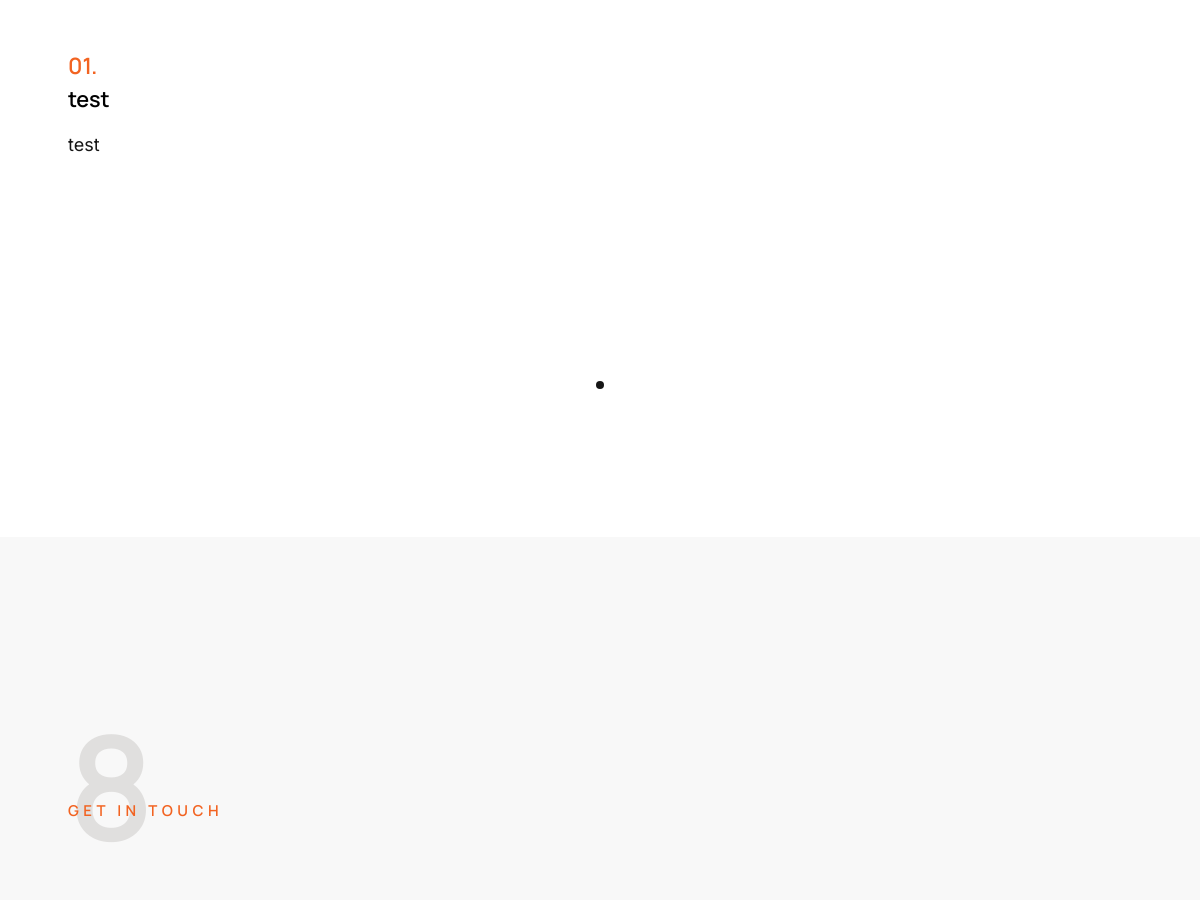
The app's page / (middle part), older data.
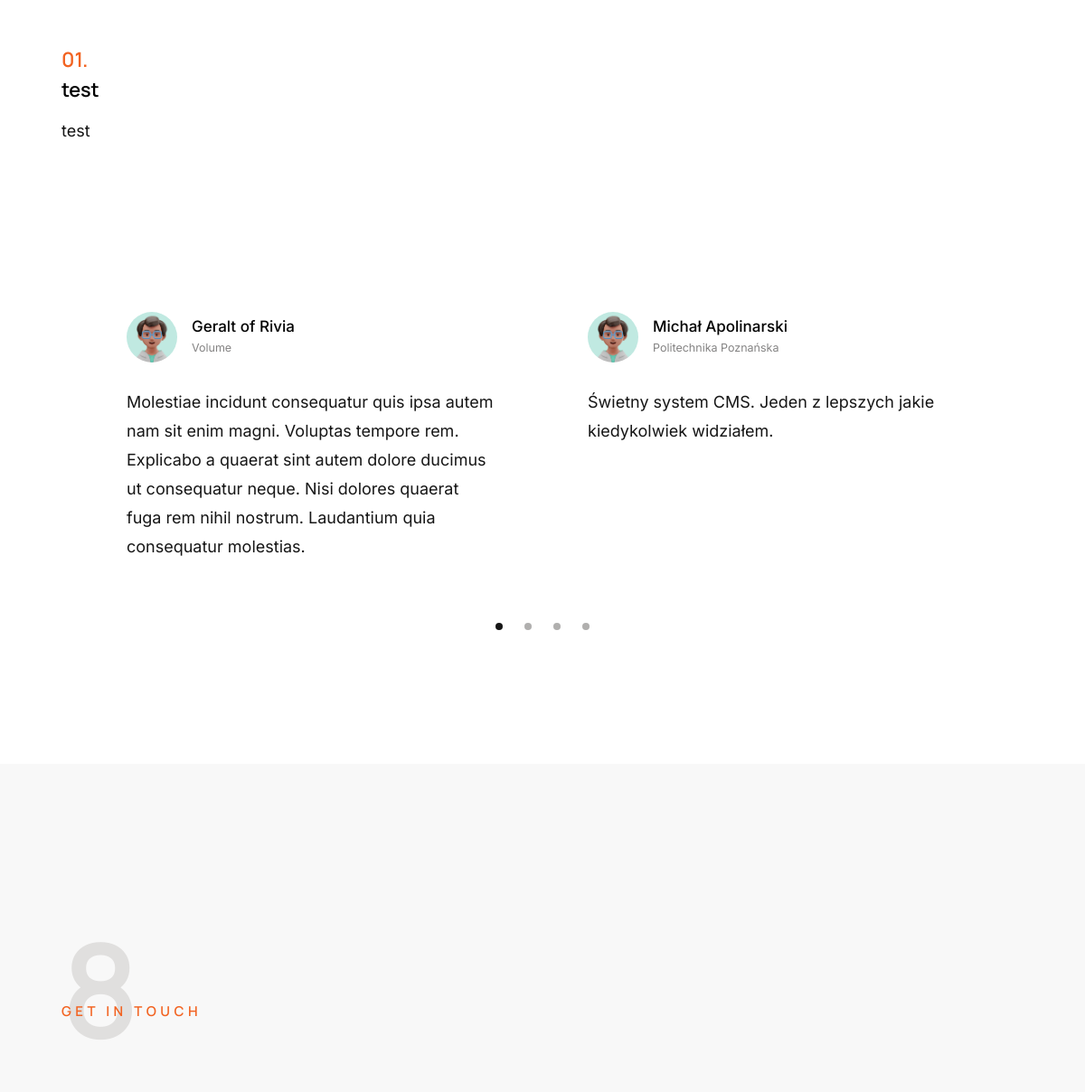
The same page, newer data.
### dashboard/models.py (models this page shows, shortened)
class Section(models.Model):
    id = models.AutoField(primary_key=True)
    is_active = models.BooleanField(default=False)
    order_number = models.SmallIntegerField(null=False)
    name = models.CharField(max_length=30, null=False)
    label = models.CharField(max_length=20, null=False)
    content = models.TextField()
    last_edited_by = models.ForeignKey(
        "auth.User", on_delete=models.CASCADE, related_name="edited_sections"
    )
    last_edited_date = models.DateTimeField(auto_now=True)
    class Meta:
        db_table = "sections"
        ordering = ["order_number"]
        constraints = [
            models.UniqueConstraint(
                fields=["order_number"], name="unique_section_order"
            )
        ]

class Review(models.Model):
    id = models.AutoField(primary_key=True)
    is_active = models.BooleanField(default=True)
    order_number = models.SmallIntegerField(null=False)
    author_name = models.CharField(max_length=30)
    author_surname = models.CharField(max_length=60)
    brand_id = models.ForeignKey(Brand, on_delete=models.CASCADE)
    content = models.TextField(null=False)
    section = models.ForeignKey(Section, on_delete=models.CASCADE)
    last_edited_by = models.ForeignKey("auth.User", on_delete=models.CASCADE, related_name="edited_reviews")
    last_edited_date = models.DateTimeField(auto_now=True)
    class Meta:
        db_table = "reviews"
        constraints = [models.UniqueConstraint(fields=['order_number'], name="unique_review_order")]

class Brand(models.Model):
    id = models.AutoField(primary_key=True)
    is_active = models.BooleanField(default=True)
    order_number = models.SmallIntegerField(null=False)
    name = models.CharField(max_length=30, null=False)
    logo = models.CharField(max_length=100000, null=False)
    section = models.ForeignKey(Section, on_delete=models.CASCADE, related_name="brands")
    last_edited_by = models.ForeignKey("auth.User", on_delete=models.CASCADE, related_name="edited_brands")
    last_edited_date = models.DateTimeField(auto_now=True)
    class Meta:
        db_table = "brands"
        ordering = ["order_number"]
        constraints = [models.UniqueConstraint(fields=['order_number'], name="unique_brand_order")]
    def __str__(self):
        return self.name

### dashboard/views.py (the view)
# urls.py: path("", views.home, name="home"),
def home(request):
    sections = Section.objects.filter(is_active=True).order_by("order_number")
    video = Video.objects.filter(is_active=True).first()
    social_medias = get_active_social_media()
    brands = get_active_brands()
    works = get_active_works()
    reviews = get_active_reviews()
    all_subscribers = get_all_subscribers()
    return render(
        request,
        "Mueller_1_0_0/index.html",
        {"sections": sections, "video": video, "social_medias": social_medias, "brands": brands, "works": works, "reviews": reviews, "all-subscribers": all_subscribers},
    )

### dashboard/views.py (called while the page is built)
def get_active_social_media():
    return SocialMedia.objects.filter(is_active=True).order_by("order_number")

def get_active_brands():
    return Brand.objects.filter(is_active=True).order_by("order_number")

def get_active_works():
    return Work.objects.filter(is_active=True).order_by("order_number")

def get_active_reviews():
    return Review.objects.filter(is_active=True).order_by("order_number")

def get_all_subscribers():
    return Subscriber.objects.all().order_by("email")

### dashboard/templates/Mueller_1_0_0/index.html (shortened to what the changed rows need)
{% load static %}
<!DOCTYPE html>
<html lang="en" class="no-js">
  <head>
    <link rel="stylesheet" href="{% static 'css/vendor.css' %}" />
    <link rel="stylesheet" href="{% static 'css/styles.css' %}" />
  </head>
  <body id="top">
    <div id="page" class="s-pagewrap">
      <section id="content" class="s-content">
        {% for section in sections %}
            {% if section.name != 'intro' and section.name != 'footer' %}
                {% if section.name == 'services' %}
                    <section id="services" class="s-services target-section">
                        {{ section.content|safe }}
                        <div class="row services-list list-block block-lg-one-half block-tab-whole">
                            {% for service in section.services.all %}
                            <div class="column list-block__item">
                                <div class="list-block__title">
                                    <div class="list-block__icon">
                                        {{ service.icon|safe }}
                                    </div>
                                    <h3 class="h5">{{ service.name }}</h3>
                                </div>
                                <div class="list-block__text">
                                    {{ service.description|safe }}
                                </div>
                            </div>
                            {% endfor %}
                        </div>
                    </section>
                {% elif section.name == 'folio' %}
                    <section id="folio" class="s-folio target-section">
                      <div class="row section-header light-on-dark" data-num="3">
                        <h3 class="column lg-12 section-header__pretitle text-pretitle">Recent Works</h3>
                        <div class="column lg-6 stack-on-1100 section-header__primary">
                          <h2 class="title text-display-1">
                            Here are some of our favorite projects we have done lately. Feel
                            free to check them out.
                          </h2>
                        </div>
                        <div class="column lg-6 stack-on-1100 section-header__secondary">
                          <p class="desc">
                            Quia iusto totam facilis ut atque quidem quis maiores iure. Facilis
                            mollitia enim illo sed et totam commodi. Velit a recusandae sequi
                            consequatur est dolorum eaque.
                          </p>
                        </div>
                      </div>
                      <div id="bricks" class="row bricks">
                        <div class="column lg-12 masonry">
                          <div class="bricks-wrapper">
                            <div class="grid-sizer"></div>
                            {% for work in works %}
                              <article class="brick entry">
                                <a href="#modal-{{ work.id }}" class="entry__link">
                                  <div class="entry__thumb">
                                    <img src="/media/{{ work.img }}" alt="{{ work.name }}"/>
                                  </div>
                                  <div class="entry__info">
                                    <div class="entry__cat">{{ work.tags }}</div>
                                    <h4 class="entry__title">{{ work.name }}</h4>
                                  </div>
                                </a>
                              </article>
                            {% endfor %}
                          </div>
                        </div>
                      </div>
                      {% for work in works %}
                        <div id="modal-{{ work.id }}" hidden>
                          <div class="modal-popup">
                            <img src="/media/{{ work.img }}" alt="{{ work.name }}" class="image-fixed-size-work" />
                            <div class="modal-popup__desc">
                              <h5>{{ work.name }}</h5>
                              <p>{{ work.description }}</p>
                              <ul class="modal-popup__cat">
                                <li>{{ work.tags }}</li>
                              </ul>
                            </div>
                            <a href="{{ work.link }}" class="modal-popup__details" target="_blank">
                              Project link
                            </a>
                          </div>
                        </div>
                      {% endfor %}
                      <div class="s-clients row">
                        <div class="column lg-12">
                          <div class="row section-header">
                            <div class="column lg-12">
                              <h3 class="title text-display-1">
                                Brands we have had priveledge to work with
                              </h3>
                            </div>
                          </div>
                          <div class="row clients-list block-lg-one-fourth block-md-one-third block-tab-one-half block-stack">
                            {% for brand in brands %}
                              <div class="column clients-list__item">
                                <a>
                                  <svg viewBox="0 0 510 175" xmlns="http://www.w3.org/2000/svg">
                                    {{ brand.logo|safe }}
                                  </svg>
                                </a>
                              </div>
                            {% endfor %}
                          </div>
                        </div>
                      </div>
                    </section>
                {% elif section.name == 'testimonials' %}
                    <section id="testimonials" class="s-testimonials">
                      <div class="row s-testimonials__content">
                        <div class="column lg-12">
                          <div class="swiper-container s-testimonials__slider">
                            <div class="swiper-wrapper">
                              {% for review in reviews %}
                                <div class="s-testimonials__slide swiper-slide">
                                    <div class="s-testimonials__author">
                                        <img
                                          src="{% static 'dashboard/assets/images/profile/user-3.jpg' %}"
                                          alt="Author image"
                                          class="s-testimonials__avatar"
                                        />
                                        <cite class="s-testimonials__cite">
                                            <strong>{{ review.author_name }} {{ review.author_surname }}</strong>
                                            <span>{{ review.brand_id }}</span>
                                        </cite>
                                    </div>
                                    <p>
                                        {{ review.content }}
                                    </p>
                                </div>
                              {% endfor %}
                            </div>
                            <div class="swiper-pagination"></div>
                          </div>
                        </div>
                      </div>
                    </section>
                {% else %}
                    <section id="{{ section.name }}" class="s-{{ section.name }} target-section">
                        {{ section.content|safe }}
                    </section>
                {% endif %}
            {% endif %}
        {% endfor %}
      </section>
      <footer id="footer" class="s-footer target-section">
        {% for section in sections %}
            {% if section.name == 'footer' %}
            <div class="row section-header" data-num="{{ section.order_number }}">
                {{ section.content|safe }}
            </div>
            {% endif %}
        {% endfor %}
      </footer>
    </div>
  </body>
</html>

Row changes from the older to the newer data that the page shows:
added Review: author_name "Geralt", author_surname "of Rivia", brand_id "Volume", content "Molestiae incidunt consequatur quis ipsa autem nam sit enim magni. Voluptas tempore rem. Explicabo a quaerat sint autem dolore ducimus ut consequatur neque. Nisi dolores quaerat fuga rem nihil nostrum. Laudantium quia consequatur molestias.", shown under Section (number 2 of 3 on the later page)
added Review: author_name "Michał", author_surname "Apolinarski", brand_id "Politechnika Poznańska", content "Świetny system CMS. Jeden z lepszych jakie kiedykolwiek widziałem.", shown under Section (number 2 of 3 on the later page)
